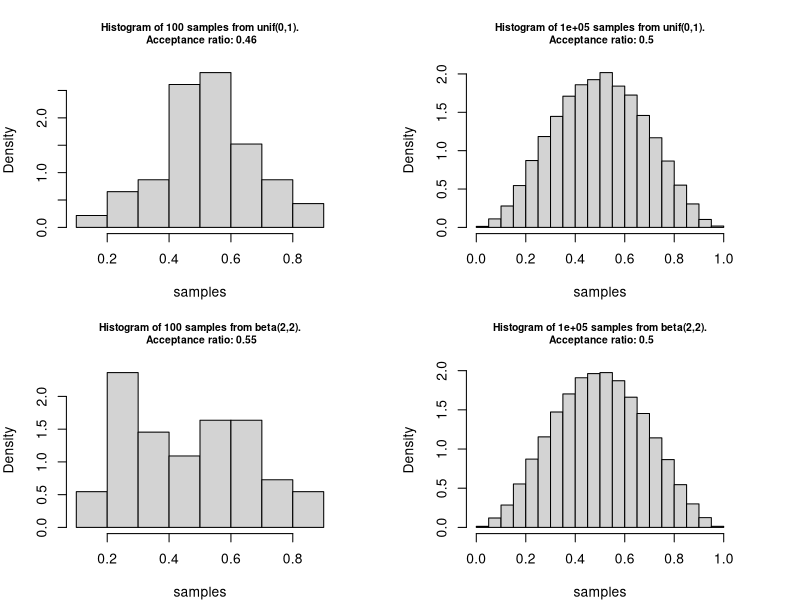
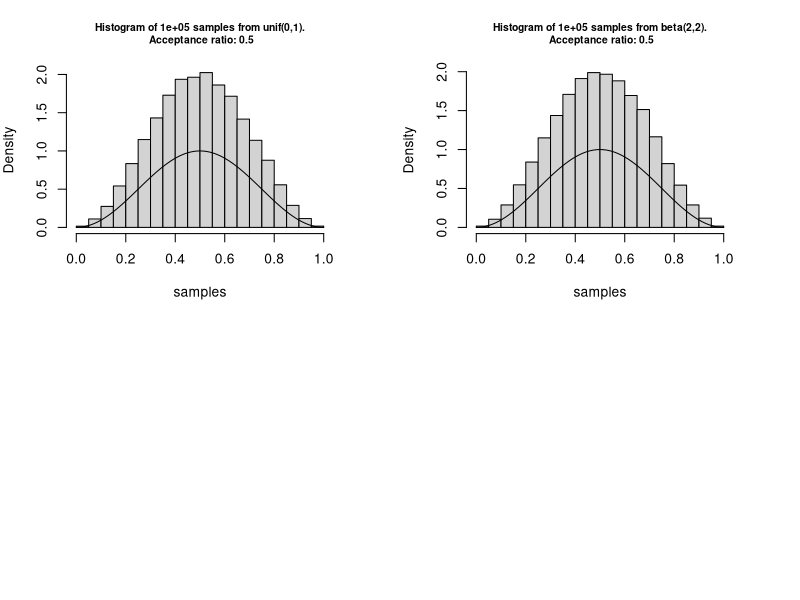

Reproduce these figures in R, in order.
## ---- chunk 1
# grid of points
set.seed(2022)
x <- seq(0, 1, 10^-2)

fx <- function(x) sin(pi * x)^2

# function to simulate rejection sampling
sim_fun <- function(f, envelope = "unif", par1 = 0, par2 = 1, n = 10^2, plot = TRUE, plot_f=FALSE){
  
  r_envelope <- match.fun(paste0("r", envelope))
  d_envelope <- match.fun(paste0("d", envelope))
  proposal <- r_envelope(n, par1, par2)
  density_ratio <- f(proposal) / d_envelope(proposal, par1, par2)
  samples <- proposal[runif(n) < density_ratio]
  acceptance_ratio <- length(samples) / n
  if (plot) {
    hist(samples, probability = TRUE, 
         main = paste0("Histogram of ", 
                       n, " samples from ", 
                       envelope, "(", par1, ",", par2,
                       ").\n Acceptance ratio: ",
                       round(acceptance_ratio,2)), 
         cex.main = 0.75)
    if (plot_f) {
      x <- seq(0, 1, length=1000)
      curve(fx(x), add=T)
    }
  }
  list(x = samples, acceptance_ratio = acceptance_ratio)
}
## ---- chunk 2
par(mfrow = c(2,2), mar = rep(4, 4))
unif_1 <- sim_fun(fx, envelope = "unif", par1 = 0, par2 = 1, n = 10^2) 
unif_2 <- sim_fun(fx, envelope = "unif", par1 = 0, par2 = 1, n = 10^5)
beta_1 <- sim_fun(fx, envelope = "beta", par1 = 2, par2 = 2, n = 10^2) 
beta_2 <- sim_fun(fx, envelope = "beta", par1 = 2, par2 = 2, n = 10^5)

## ---- chunk 3
par(mfrow = c(2,2), mar = rep(4, 4))
unif_3 <- sim_fun(fx, envelope = "unif", par1 = 0, par2 = 1, n = 10^5, plot_f = T) 
beta_3 <- sim_fun(fx, envelope = "beta", par1 = 2, par2 = 2, n = 10^5, plot_f = T)

